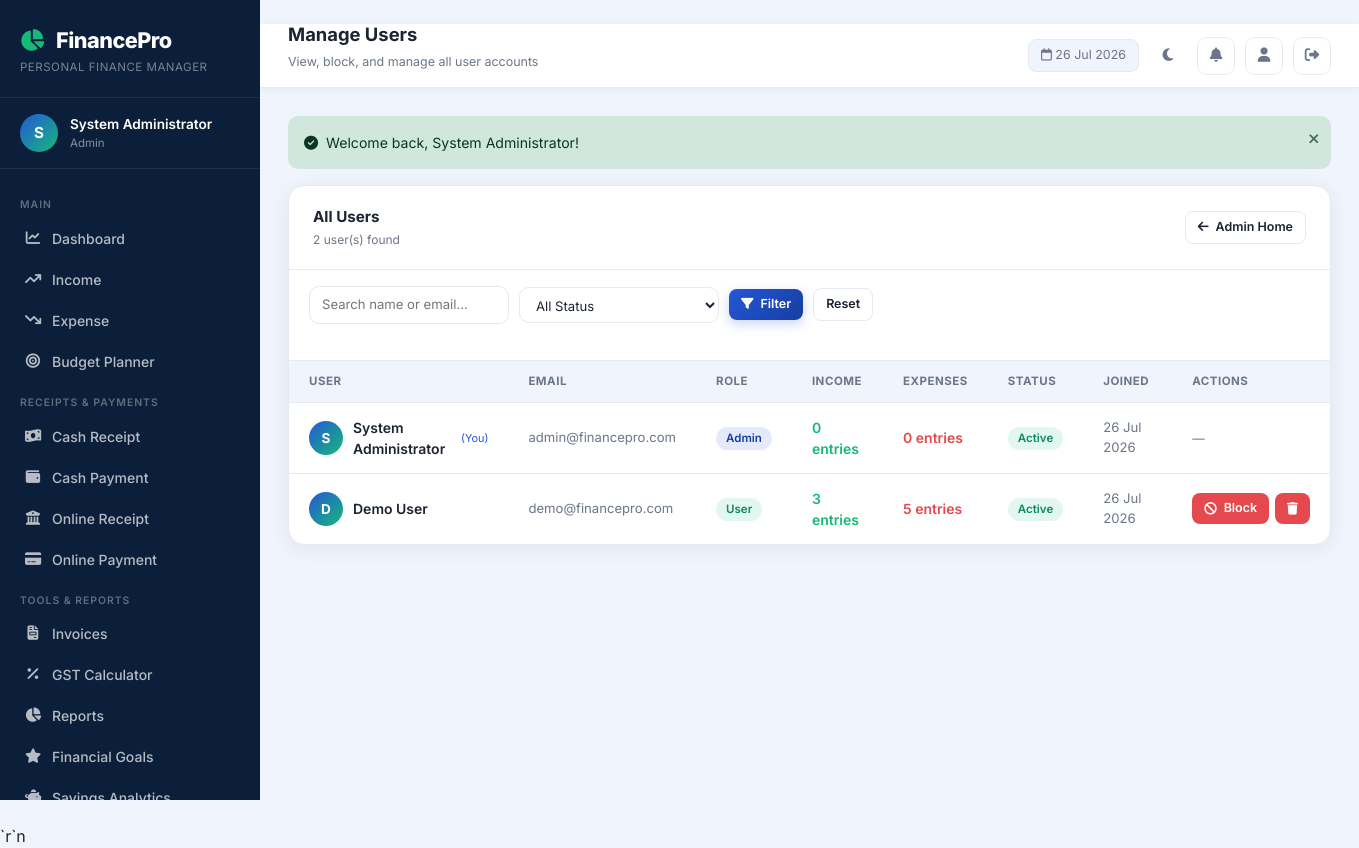
The page /admin/users.php (signed in) on the database its author committed.
### tables this page shows
CREATE TABLE users (
    user_id         INT AUTO_INCREMENT PRIMARY KEY,
    full_name       VARCHAR(100)  NOT NULL,
    email           VARCHAR(150)  NOT NULL UNIQUE,
    phone           VARCHAR(15)   DEFAULT NULL,
    password_hash   VARCHAR(255)  NOT NULL,
    profile_picture VARCHAR(255)  DEFAULT 'assets/images/default-avatar.png',
    role            ENUM('admin','user') NOT NULL DEFAULT 'user',
    status          ENUM('active','blocked') NOT NULL DEFAULT 'active',
    reset_token     VARCHAR(255)  DEFAULT NULL,
    reset_token_expiry DATETIME  DEFAULT NULL,
    created_at      TIMESTAMP     DEFAULT CURRENT_TIMESTAMP,
    updated_at      TIMESTAMP     DEFAULT CURRENT_TIMESTAMP ON UPDATE CURRENT_TIMESTAMP
);

### config.php (called while the page is built, shortened)
<?php
function e(string $value): string {
    return htmlspecialchars($value, ENT_QUOTES, 'UTF-8');
}

### includes/functions.php (called while the page is built, shortened)
<?php
function clean_input(string $data): string {
    return trim(strip_tags($data));
}
function get_flash(): ?array {
    if (!empty($_SESSION['flash'])) {
        $flash = $_SESSION['flash'];
        return $flash;
    }
    return null;
}
function format_date(string $date): string {
    return date('d M Y', strtotime($date));
}

### admin/users.php (the view, shortened to what this page needs)
<?php
require_once '../config.php';
require_once '../includes/functions.php';
$search = clean_input($_GET['search'] ?? '');
$where = "WHERE 1=1";
$users = $conn->prepare("SELECT u.*, (SELECT COUNT(*) FROM income WHERE user_id=u.user_id) as inc_cnt, (SELECT COUNT(*) FROM expenses WHERE user_id=u.user_id) as exp_cnt FROM users u $where ORDER BY u.created_at DESC");
$users->execute();
$user_list = $users->get_result()->fetch_all(MYSQLI_ASSOC); $users->close();
$active_page='admin'; $page_title='Manage Users'; $page_subtitle='View, block, and manage all user accounts';
?>
<!DOCTYPE html>
<html lang="en">
<head>
    <link rel="stylesheet" href="https://cdn.jsdelivr.net/npm/bootstrap@5.3.3/dist/css/bootstrap.min.css">
    <link rel="stylesheet" href="https://cdnjs.cloudflare.com/ajax/libs/font-awesome/6.5.2/css/all.min.css">
    <link rel="stylesheet" href="../assets/css/style.css">
    <link rel="stylesheet" href="../assets/css/style-dashboard.css">`r`n    <link rel="stylesheet" href="../assets/css/dark-mode.css">
</head>
<body>
<div class="fp-layout">
    <?php include '../includes/sidebar.php'; ?>
    <div class="fp-main">
        <?php include '../includes/header.php'; ?>
        <div class="fp-content">
            <?php include '../includes/alerts.php'; ?>
            <div class="table-card">
                <div class="table-card-header">
                    <div><div class="tc-title">All Users</div><div class="tc-sub"><?=count($user_list)?> user(s) found</div></div>
                    <a href="dashboard.php" class="btn-fp btn-fp-outline btn-fp-sm"><i class="fa-solid fa-arrow-left"></i> Admin Home</a>
                </div>
                <div style="padding:16px 20px; border-bottom:1px solid var(--fp-border);">
                    <form method="GET" class="filters-bar">
                        <input type="text" name="search" class="fp-input" placeholder="Search name or email..." value="<?=e($search)?>">
                        <select name="status" class="fp-select">
                            <option value="">All Status</option>
                        </select>
                        <button type="submit" class="btn-fp btn-fp-primary btn-fp-sm"><i class="fa-solid fa-filter"></i> Filter</button>
                        <a href="users.php" class="btn-fp btn-fp-outline btn-fp-sm">Reset</a>
                    </form>
                </div>
                <?php if(empty($user_list)): ?>
                <div class="empty-state"><i class="fa-solid fa-users"></i><h3>No users found</h3></div>
                <?php else: ?>
                <table class="fp-table">
                    <thead><tr><th>User</th><th>Email</th><th>Role</th><th>Income</th><th>Expenses</th><th>Status</th><th>Joined</th><th>Actions</th></tr></thead>
                    <tbody>
                    <?php foreach($user_list as $u): ?>
                    <tr>
                        <td>
                            <div style="display:flex;align-items:center;gap:10px;">
                                <div style="width:34px;height:34px;border-radius:50%;background:linear-gradient(135deg,var(--fp-primary),var(--fp-accent));display:flex;align-items:center;justify-content:center;color:#fff;font-weight:700;font-size:0.85rem;flex-shrink:0;">
                                    <?=strtoupper(substr($u['full_name'],0,1))?>
                                </div>
                                <span style="font-weight:600;"><?=e($u['full_name'])?></span>
                                <?php if($u['user_id']===$_SESSION['user_id']): ?><span style="font-size:0.68rem;color:var(--fp-primary);">(You)</span><?php endif; ?>
                            </div>
                        </td>
                        <td style="font-size:0.82rem;color:var(--fp-text-muted);"><?=e($u['email'])?></td>
                        <td><span class="badge-fp badge-<?=$u['role']==='admin'?'partial':'income'?>"><?=ucfirst($u['role'])?></span></td>
                        <td style="color:var(--fp-accent);font-weight:600;"><?=$u['inc_cnt']?> entries</td>
                        <td style="color:var(--fp-danger);font-weight:600;"><?=$u['exp_cnt']?> entries</td>
                        <td>
                            <span class="badge-fp" style="<?=$u['status']==='active'?'background:rgba(23,185,120,0.12);color:#0d8a5a;':'background:rgba(229,72,77,0.12);color:#c93a3f;'?>">
                                <?=ucfirst($u['status'])?>
                            </span>
                        </td>
                        <td style="font-size:0.82rem;color:var(--fp-text-muted);"><?=format_date($u['created_at'])?></td>
                        <td>
                            <?php if($u['user_id']!==$_SESSION['user_id']): ?>
                            <div style="display:flex;gap:6px;">
                                <a href="?toggle=<?=$u['user_id']?>" class="btn-fp btn-fp-sm <?=$u['status']==='active'?'btn-fp-danger':'btn-fp-success'?>" onclick="return confirm('<?=$u['status']==='active'?'Block':'Unblock'?> this user?')">
                                    <i class="fa-solid <?=$u['status']==='active'?'fa-ban':'fa-check'?>"></i>
                                    <?=$u['status']==='active'?'Block':'Unblock'?>
                                </a>
                                <?php if($u['role']==='user'): ?>
                                <a href="?delete=<?=$u['user_id']?>" class="btn-fp btn-fp-danger btn-fp-sm" onclick="return confirm('Permanently delete this user and ALL their data?')"><i class="fa-solid fa-trash"></i></a>
                                <?php endif; ?>
                            </div>
                            <?php else: ?><span style="font-size:0.78rem;color:var(--fp-text-muted);">—</span><?php endif; ?>
                        </td>
                    </tr>
                    <?php endforeach; ?>
                    </tbody>
                </table>
                <?php endif; ?>
            </div>
        </div>
    </div>
</div>
<script src="../assets/js/app.js"></script>`r`n</body>
</html>

### includes/sidebar.php (shortened to what this page needs)
<?php
$active_page = $active_page ?? '';
$user_initial = strtoupper(substr($_SESSION['full_name'] ?? 'U', 0, 1));
?>
<nav class="fp-sidebar" id="fpSidebar">
    <div class="sidebar-brand">
        <div class="brand-logo"><i class="fa-solid fa-chart-pie"></i> FinancePro</div>
        <div class="brand-sub">Personal Finance Manager</div>
    </div>
    <div class="sidebar-user">
        <div class="user-avatar">
            <?php if (!empty($_SESSION['profile_pic']) && file_exists(__DIR__ . '/../' . $_SESSION['profile_pic'])): ?>
                <img src="<?= e($_SESSION['profile_pic']) ?>" alt="Avatar">
            <?php else: ?>
                <?= $user_initial ?>
            <?php endif; ?>
        </div>
        <div>
            <div class="user-name"><?= e($_SESSION['full_name'] ?? 'User') ?></div>
            <div class="user-role"><?= e(ucfirst($_SESSION['role'] ?? 'user')) ?></div>
        </div>
    </div>
    <div class="sidebar-nav">
        <div class="sidebar-section-label">Main</div>
        <a href="<?= BASE_URL ?>user/dashboard.php" class="<?= $active_page==='dashboard' ? 'active':'' ?>">
            <i class="fa-solid fa-chart-line"></i> Dashboard
        </a>
        <a href="<?= BASE_URL ?>user/income.php" class="<?= $active_page==='income' ? 'active':'' ?>">
            <i class="fa-solid fa-arrow-trend-up"></i> Income
        </a>
        <a href="<?= BASE_URL ?>user/expenses.php" class="<?= $active_page==='expenses' ? 'active':'' ?>">
            <i class="fa-solid fa-arrow-trend-down"></i> Expense
        </a>
        <a href="<?= BASE_URL ?>user/budget.php" class="<?= $active_page==='budget' ? 'active':'' ?>">
            <i class="fa-solid fa-bullseye"></i> Budget Planner
        </a>
        <div class="sidebar-section-label">Receipts & Payments</div>
        <a href="<?= BASE_URL ?>user/cash_receipts.php" class="<?= $active_page==='cash_receipts' ? 'active':'' ?>">
            <i class="fa-solid fa-money-bill-wave"></i> Cash Receipt
        </a>
        <a href="<?= BASE_URL ?>user/cash_payments.php" class="<?= $active_page==='cash_payments' ? 'active':'' ?>">
            <i class="fa-solid fa-wallet"></i> Cash Payment
        </a>
        <a href="<?= BASE_URL ?>user/online_receipts.php" class="<?= $active_page==='online_receipts' ? 'active':'' ?>">
            <i class="fa-solid fa-building-columns"></i> Online Receipt
        </a>
        <a href="<?= BASE_URL ?>user/online_payments.php" class="<?= $active_page==='online_payments' ? 'active':'' ?>">
            <i class="fa-solid fa-credit-card"></i> Online Payment
        </a>
        <div class="sidebar-section-label">Tools & Reports</div>
        <a href="<?= BASE_URL ?>user/invoices.php" class="<?= $active_page==='invoices' ? 'active':'' ?>">
            <i class="fa-solid fa-file-invoice"></i> Invoices
        </a>
        <a href="<?= BASE_URL ?>user/gst_calculator.php" class="<?= $active_page==='gst' ? 'active':'' ?>">
            <i class="fa-solid fa-percent"></i> GST Calculator
        </a>
        <a href="<?= BASE_URL ?>user/reports.php" class="<?= $active_page==='reports' ? 'active':'' ?>">
            <i class="fa-solid fa-chart-pie"></i> Reports
        </a>
        <a href="<?= BASE_URL ?>user/goals.php" class="<?= $active_page==='goals' ? 'active':'' ?>">
            <i class="fa-solid fa-star"></i> Financial Goals
        </a>
        <a href="<?= BASE_URL ?>user/savings_analytics.php" class="<?= $active_page==='savings' ? 'active':'' ?>">
            <i class="fa-solid fa-piggy-bank"></i> Savings Analytics
        </a>
    </div>
</nav>

### includes/header.php (shortened to what this page needs)
<?php
$page_subtitle = $page_subtitle ?? date('l, d F Y');
?>
<header class="fp-topbar">
    <div class="topbar-title">
        <h1><?= e($page_title ?? 'FinancePro') ?></h1>
        <p><?= e($page_subtitle) ?></p>
    </div>
    <div class="topbar-actions">
        <span class="topbar-date"><i class="fa-regular fa-calendar"></i> <?= date('d M Y') ?></span>
        <button onclick="toggleTheme()" class="btn-icon" title="Toggle Dark Mode" style="background:transparent; border:none; cursor:pointer;">
            <i class="fa-solid fa-moon"></i>
        </button>
        <a href="<?= BASE_URL ?>user/notifications.php" class="btn-icon" title="Notifications" style="position:relative;">
            <i class="fa-solid fa-bell"></i>
        </a>
        <a href="<?= BASE_URL ?>user/profile.php" class="btn-icon" title="Profile">
            <i class="fa-solid fa-user"></i>
        </a>
        <a href="<?= BASE_URL ?>logout.php" class="btn-icon" title="Logout">
            <i class="fa-solid fa-right-from-bracket"></i>
        </a>
    </div>
</header>

### includes/alerts.php
<?php
$flash = get_flash();
if ($flash):
    $iconMap = [
        'success' => 'fa-circle-check',
        'danger'  => 'fa-circle-exclamation',
        'warning' => 'fa-triangle-exclamation',
        'info'    => 'fa-circle-info',
    ];
    $icon = $iconMap[$flash['type']] ?? 'fa-circle-info';
?>
<div class="alert alert-<?= e($flash['type']) ?> alert-fp d-flex align-items-center gap-2" data-autohide role="alert">
    <i class="fa-solid <?= $icon ?>"></i>
    <span><?= e($flash['message']) ?></span>
</div>
<?php endif; ?>

### assets/css/style.css (style rules this page uses)
:root { --fp-navy: #0b1f3a; --fp-navy-light: #142c52; --fp-primary: #2457d9; --fp-primary-dark: #173e9e; --fp-accent: #17b978; --fp-danger: #e5484d; --fp-warning: #f2a93b; --fp-bg: #f4f7fc; --fp-card-bg: #ffffff; --fp-text-dark: #1b2430; --fp-text-muted: #6b7688; --fp-border: #e4e9f2; --fp-radius: 16px; --fp-shadow: 0 10px 30px rgba(15, 35, 75, 0.08); --fp-shadow-hover: 0 16px 40px rgba(15, 35, 75, 0.14); }
* { box-sizing: border-box; }
body { font-family: 'Segoe UI', system-ui, -apple-system, sans-serif; background-color: var(--fp-bg); color: var(--fp-text-dark); }
a { text-decoration: none; }
.btn-fp-primary { background: linear-gradient(135deg, var(--fp-primary) 0%, var(--fp-primary-dark) 100%); border: none; color: #fff; font-weight: 600; padding: 11px 18px; border-radius: 10px; transition: transform 0.15s ease, box-shadow 0.15s ease; }
.alert-fp { border-radius: 10px; font-size: 0.88rem; border: none; }

### rows shown on the page
users: full_name "S", full_name "System Administrator", shows "(You)", email "admin@financepro.com", role "Admin", inc_cnt "0", exp_cnt "0", status "Active", created_at "26 Jul 2026"
users: full_name "D", full_name "Demo User", email "demo@financepro.com", role "User", inc_cnt "3", exp_cnt "5", status "Active", created_at "26 Jul 2026", shows "Block"

### other values the page prints
$user_initial "S"
$_SESSION['full_name'] "System Administrator"
$_SESSION['role'] "Admin"
$page_title "Manage Users"
$page_subtitle "View, block, and manage all user accounts"
$flash['message'] "Welcome back, System Administrator!"
count($user_list) "2"
